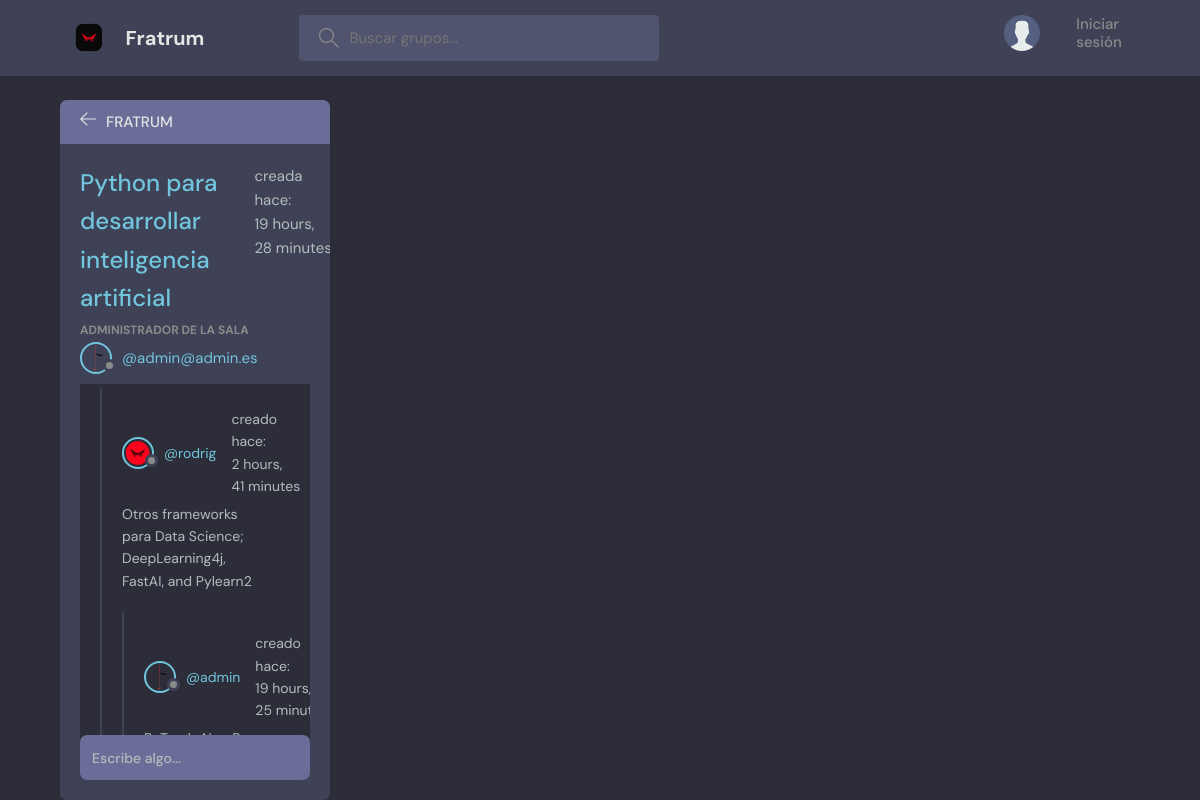
The page /room/1/ on the database its author committed.
### core/models.py (models this page shows, shortened)
class Room(models.Model):  # BLUEPRINT DE LAS PROPIEDADES DE LAS SALAS
    host = models.ForeignKey(User, on_delete=models.SET_NULL, null=True)
    topic = models.ForeignKey(Topic, on_delete=models.SET_NULL, null=True)
    name = models.CharField(max_length=200)
    description = models.TextField(null=True)
    members = models.ManyToManyField(User, related_name='members', blank=True)
    updated = models.DateTimeField(auto_now=True)
    created = models.DateTimeField(auto_now_add=True)
    class Meta:
        ordering = ['-updated', '-created']

class User(AbstractUser):
    name = models.CharField(max_length=200, null=True, blank=True)
    email = models.EmailField(unique=True, null=True)
    bio = models.TextField(null=True)
    avatar = models.ImageField(null=True, default="avatar.svg")
    USERNAME_FIELD = 'email'
    REQUIRED_FIELDS = ['username']

class Message(models.Model):  # BLUEPRINT SISTEMA DE MENSAJERÍA EN LAS SALAS
    user = models.ForeignKey(User, on_delete=models.CASCADE)
    room = models.ForeignKey(Room, on_delete=models.CASCADE)
    body = models.TextField()
    updated = models.DateTimeField(auto_now=True)
    created = models.DateTimeField(auto_now_add=True)
    class Meta:
        ordering = ['-updated', '-created']

### core/views.py (the view, shortened to what this page needs)
# urls.py: path('room/<str:pk>/', views.room, name='room'),
def room(request, pk):
    room = Room.objects.get(id=pk)
    room_messages = room.message_set.all().order_by('-created')
    members = room.members.all()
    context = { 'room': room, 'room_messages': room_messages, 'members': members}
    return render(request, 'base/room.html', context)

### core/models.py (called while the page is built)
    def __str__(self) -> str:
        return self.name

### core/templates/base/room.html (shortened to what this page needs)
{% extends 'main.html' %}
  {% block content %}
    <main class="profile-page layout layout--2">
      <div class="container">
        <div class="room">
          <div class="room__top">
            <div class="room__topLeft">
              <a href="{% url 'home' %}">
                <svg version="1.1" xmlns="http://www.w3.org/2000/svg" width="32" height="32" viewBox="0 0 32 32">
                  <title>arrow-left</title>
                  <path
                    d="M13.723 2.286l-13.723 13.714 13.719 13.714 1.616-1.611-10.96-10.96h27.625v-2.286h-27.625l10.965-10.965-1.616-1.607z"
                  ></path>
                </svg>
              </a>
              <h3>Fratrum</h3>
            </div>
          </div>
          <div class="room__box scroll">
            <div class="room__header scroll">
              <div class="room__info">
                <h3>{{room.name}}</h3>
                <span> creada hace: {{room.created|timesince}}</span>
              </div>
              <div class="room__hosted">
                <p>Administrador de la sala</p>
                <a href="{% url 'user_profile' room.host.id %}" class="room__author">
                  <div class="avatar avatar--small">
                    <img src="{{room.host.avatar.url}}" />
                  </div>
                  <span>@{{room.host}}</span>
                </a>
              </div>
            </div>
            <div class="room__conversation">
              <div class="threads scroll">
                {% for message in room_messages %}
                <div class="thread">
                  <div class="thread__top">
                    <div class="thread__author">
                      <a href="{% url 'user_profile' message.user.id %}" class="thread__authorInfo">
                        <div class="avatar avatar--small">
                          <img src="{{message.user.avatar.url}}" />
                        </div>
                        <span>@{{message.user.username}}</span>
                      </a>
                      <span class="thread__date">creado hace: {{message.created|timesince}}</span>
                    </div>
                  </div>
                  <div class="thread__details">
                    {{message.body}}
                  </div>
                {% endfor %}
                </div>
              </div>
            </div>
          </div>
          <div class="room__message">
            <form action="" method='POST'>
              <input name="body" placeholder="Escribe algo..." /></form>
          </div>
        </div>
      </div>
    </main>
{% endblock content %}

### static/styles/style.css (style rules this page uses)
:root { --color-main: #71c6dd; --color-main-light: #e1f6fb; --color-dark: #3f4156; --color-dark-medium: #51546e; --color-dark-light: #696d97; --color-light: #e5e5e5; --color-gray: #8b8b8b; --color-light-gray: #b2bdbd; --color-bg: #2d2d39; --color-success: #5dd693; --color-error: #fc4b0b; }
* { font-family: "DM Sans", -apple-system, BlinkMacSystemFont, "Segoe UI", Roboto, Oxygen, Ubuntu, Cantarell, "Open Sans", "Helvetica Neue", sans-serif; margin: 0; padding: 0; box-sizing: border-box; text-rendering: optimizeLegibility; font-size: inherit; }
html { font-size: 56.25%; }
@media only screen and (min-width: 1200px) { html { font-size: 62.5%; } }
body { line-height: 1.6; font-weight: 400; font-size: 1.5rem; color: var(--color-light-gray); background-color: var(--color-bg); min-height: 100vh; }
img { width: 100%; }
a { display: inline-block; color: var(--color-main); text-decoration: none; }
.container { max-width: 120rem; width: 90%; margin: auto; }
.avatar { position: relative; display: inline-block; border-radius: 50%; border: 2px solid var(--color-main); }
.avatar img { display: block; border-radius: 50%; object-fit: cover; object-position: center; }
.avatar::after { content: ""; display: block; position: absolute; background-color: var(--color-gray); z-index: 111; border-radius: 50%; border: 0.3rem solid var(--color-dark); }
.avatar.avatar--small img { width: 2.8rem; height: 2.8rem; }
.avatar.avatar--small:after { width: 0.7rem; height: 0.7rem; bottom: 0px; right: -6px; }
.layout { margin-top: 2.4rem; }
.layout > .container { display: flex; justify-content: space-between; align-items: flex-start; }
.layout--2 > .container > div:first-child { flex-basis: 72%; }
.layout--2 > .container > div:last-child { flex-basis: 25%; }
.room, .participants { background: var(--color-dark); max-height: 87.5vh; border-radius: 0.7rem; overflow: hidden; position: relative; }
.room__top, .participants__top { background: var(--color-dark-light); display: flex; justify-content: space-between; align-items: center; padding: 1rem 2rem; position: relative; }
.room__top svg, .thread__top svg { width: 1.6rem; height: 1.6rem; fill: var(--color-light); cursor: pointer; }
.room__topLeft { display: flex; align-items: flex-end; gap: 1rem; }
.room__topLeft h3, .participants__top { text-transform: uppercase; font-weight: 500; color: var(--color-light); }
.room__topLeft svg { width: 1.6rem; height: 1.6rem; fill: var(--color-light); }
.room__header { max-height: 30vh; overflow-y: auto; position: absolute; width: 95%; background: var(--color-dark); z-index: 999; top: 4.4rem; padding-top: 2rem; padding-bottom: 1rem; }
.room__box { padding-left: 2rem; padding-right: 2rem; height: 80.5vh; padding-bottom: 0; }
.room__info { display: flex; justify-content: space-between; }
.room__info h3 { font-size: 2.4rem; font-weight: 500; color: var(--color-main); }
.room__hosted p { text-transform: uppercase; color: var(--color-gray); font-size: 1.2rem; font-weight: 700; line-height: 2; }
.room__author { display: flex; gap: 1rem; align-items: center; margin-bottom: 1rem; transition: all 0.3s ease-in-out; }
.room__conversation { margin-top: 1rem; margin-bottom: 4rem; height: 64%; }
.threads { background: var(--color-bg); border-radius: 0.7rem; overflow-y: auto; height: 100%; margin-top: 28vh; padding: 0 2rem 4rem 2rem; }
.thread { border-left: 2px solid var(--color-dark); padding-left: 1rem; margin: 2rem 0; padding: 2rem; }
.thread__top { display: flex; align-items: center; justify-content: space-between; }
.thread__author { display: flex; align-items: center; gap: 1.5rem; font-size: 1.4rem; }
.thread__authorInfo { display: flex; align-items: center; gap: 1rem; }
.thread__details { font-size: 1.4rem; margin-top: 0.5rem; }
.room__message { padding: 2rem; position: absolute; z-index: 111; bottom: 0; left: 0; right: 0; background: transparent; }
.room__message > form > input { resize: none; background-color: var(--color-dark-light); color: var(--color-light); border: none; outline: none; border-radius: 0.7rem; height: 4.5rem; width: 100%; margin-top: -1rem; padding: 1.2rem; font-size: 1.4rem; font-weight: 500; position: relative; }
.room__message > form > input::placeholder { color: var(--color-light-gray); }

### rows shown on the page
Room: name "Python para desarrollar inteligencia artificial", created "19 hours, 28…", host.avatar (picture), host "admin@admin.es"
Message: user.avatar (picture), user.username "rodrig", created "2 hours, 41 minutes", body "Otros frameworks para Data Science; DeepLearning4j, FastAI, and Pylearn2"
Message: user.avatar (picture), user.username "admin", created "19 hours, 25…"
